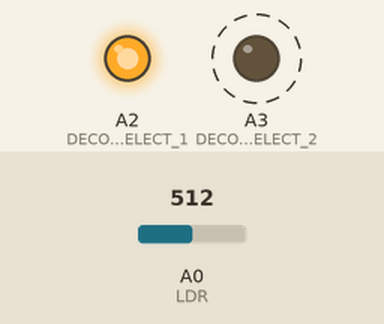
The sketch below on a simulated Arduino Uno, built with avr-gcc and run on an emulated ATmega328P. Shown: output pins drawn as LEDs (lit = HIGH). Dashed ring = blinking. Inputs (shaded band) come from the test bench; at power-on: A0 (LDR) = 512. What the sketch prints to the serial monitor is not drawn.

Above: at 17.9 s.
At 19.7 s:
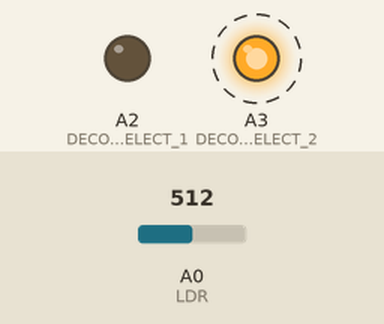
Timing chart, 0 to 20.8 s (numbered marks = the images above):
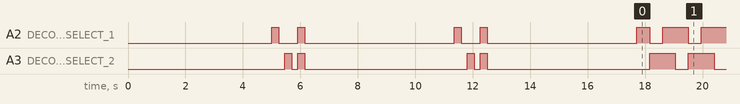

Measured:
- by itself, A2 (DECODER_SELECT_1): HIGH → LOW at 5.3 s, → HIGH 0.65 s later, → LOW 0.25 s later, → HIGH 5.2 s later, … (174 changes in this stretch)
- by itself, A3 (DECODER_SELECT_2): HIGH → LOW at 5.7 s, → HIGH 0.20 s later, → LOW 0.25 s later, → HIGH 5.7 s later, … (173 changes in this stretch)
- by itself, everything shown: repeats every 1.4 s, in 3 steps

The sketch:

colour_sensor_calibration.ino
```cpp
#define RGB_WAIT 200 // Delay before the next RGB colour turns on to allow LDR to stabilise (in milliseconds)
#define LDR_WAIT 10 // Delay before taking another LDR reading (in milliseconds)
#define SAMPLE_DELAY 5000 // Delay to get sample ready (in milliseconds)
#define LDR 0 // LDR sensor pin at A0
#define LDR_NO_OF_READINGS 5
#define LOW 0
#define HIGH 255

// Define decoder select pins
#define DECODER_SELECT_1 A2
#define DECODER_SELECT_2 A3
int decoderSelect1Array[] = {HIGH, LOW, HIGH};
int decoderSelect2Array[] = {LOW, HIGH, HIGH};

// Arrays to hold RGB values
float colourArray[] = {0, 0, 0};
float whiteArray[] = {0, 0, 0};
float blackArray[] = {0.0, 0.0, 0.0};
float greyDiff[] = {0.0, 0.0, 0.0};

// For formatting values printed
char colourStr[3][5] = {"R = ", "G = ", "B = "};
char intToColour[6][7] = {
  "WHITE ",
  "RED   ",
  "ORANGE",
  "GREEN ",
  "BLUE  ",
  "PURPLE"
};

int idealRGBValues[6][3] = {
  {251, 255, 255}, // White
  {225, 57, 42}, // Red
  {249, 116, 54}, // Orange
  {53, 112, 59}, // Green
  {70, 166, 223}, // Blue
  {107, 107, 150} // Purple
};
#define INITIAL_MARGIN 20
int margin = INITIAL_MARGIN; // Margin of error when comparing detected RGB values to ideal RGB values

// Function to normalise RGB values to between 0 and 255 (inclusive)
int normaliseRGB(int value) {
  if (value < 0) {
    return 0;
  }
  if (value > 255) {
    return 255;
  }
  return value;
}

// Function to match current RGB values to a specific colour's RGB values
bool colourMatch(int colour) {
  for (int rgb = 0; rgb < 3; rgb += 1) {
    if (colourArray[rgb] < idealRGBValues[colour][rgb] - margin ||
      colourArray[rgb] > idealRGBValues[colour][rgb] + margin) {
      return false; // Return false if one of the RGB values are not within the margin of error
    }
  }
  return true; // Return true if all RGB values are within the margin of error
}

// Function to get the colour that matches the detected RGB values
int getColour() {
  // Attempt to match detected RGB values to all colours
  for (int colour = 0; colour < 6; colour += 1) {
    if (colourMatch(colour)) {
      return colour; // Return colour if the current colour matches the detected RGB values
    }
  }
  return -1; // Return -1 if no colours match the detected RGB values
}

// Function that returns the average reading for the requested number of times of LDR scanning
int getAvgReading(int times) {
  int total = 0;

  // Take the reading as many times as requested and add them up
  for (int i = 0; i < times; i += 1) {
    int reading = analogRead(LDR);
    total += reading;
    delay(LDR_WAIT);
  }
  // Calculate the average and return it
  return total / times;
}

// Function that detects the current RGB values of the colour beneath the mBot and stores them in colourArray
int readColour() {
  // Turn on one colour at a time and LDR reads 5 times for each colour
  for (int c = 0; c < 3; c += 1) {
    Serial.print(colourStr[c]);

    // Set decoder select pins to the appropriate voltages to turn on current RGB LED
      digitalWrite(DECODER_SELECT_1, decoderSelect1Array[c]);
      digitalWrite(DECODER_SELECT_2, decoderSelect2Array[c]);

      // Delay before the next RGB colour turns on to allow LDR to stabilise
      delay(RGB_WAIT);

      // Get the average of 5 consecutive readings for the current colour
      colourArray[c] = getAvgReading(LDR_NO_OF_READINGS);

      // Average reading returned minus the lowest value, divided by the maximum possible range,
      // multiplied by 255, will give a value between 0 and 255 (inclusive),
      // representing the value for the current reflectivity (i.e. the colour the LDR is exposed to)
      colourArray[c] = (colourArray[c] - blackArray[c]) / (greyDiff[c]) * 255;

      // Delay before the next RGB colour turns on to allow LDR to stabilise
      delay(RGB_WAIT);

      // Normalise detected RGB values to between 0 and 255 (inclusive)
      for (int c = 0; c < 3; c += 1) {
        colourArray[c] = normaliseRGB(int(colourArray[c]));
      }

    // Print the value for the current colour LED, which corresponds to either the R, G or B of the RGB code
    Serial.print(int(colourArray[c]));
    Serial.print(", ");
  }
  Serial.println();

  return getColour();
}

// Function to set white balance and black balance (calibration)
void setBalance() {
  // Scan the white sample and set white balance
  Serial.println("Put White Sample For Calibration...");
  delay(SAMPLE_DELAY); // Delay for five seconds to get sample ready

  // Go through one colour at a time, set the maximum reading for each colour - red, green and blue to the white array
  for (int c = 0; c < 3; c += 1) {
    // Set decoder select pins to the appropriate voltages to turn on current RGB LED
    digitalWrite(DECODER_SELECT_1, decoderSelect1Array[c]);
    digitalWrite(DECODER_SELECT_2, decoderSelect2Array[c]);

    // Delay before the next RGB colour turns on to allow LDR to stabilise
    delay(RGB_WAIT);

    // Get the average of 5 consecutive readings for white
    whiteArray[c] = getAvgReading(LDR_NO_OF_READINGS);

    // Turn off RGB LEDs after readings are taken
    digitalWrite(DECODER_SELECT_1, LOW);
    digitalWrite(DECODER_SELECT_2, LOW);

    // Delay before the next RGB colour turns on to allow LDR to stabilise
    delay(RGB_WAIT);
  }

  // Scan black sample and set black balance
  Serial.println("Put Black Sample For Calibration...");
  delay(SAMPLE_DELAY); // Delay for five seconds to get sample ready

  // Go through one colour at a time, set the minimum reading for red, green and blue to the black array
  for (int c = 0; c < 3; c += 1) {
    // Set decoder select pins to the appropriate voltages to turn on current RGB LED
    digitalWrite(DECODER_SELECT_1, decoderSelect1Array[c]);
    digitalWrite(DECODER_SELECT_2, decoderSelect2Array[c]);

    // Delay before the next RGB colour turns on to allow LDR to stabilise
    delay(RGB_WAIT);

    // Get the average of 5 consecutive readings for black
    blackArray[c] = getAvgReading(LDR_NO_OF_READINGS);

    // Turn off RGB LEDs after readings are taken
    digitalWrite(DECODER_SELECT_1, LOW);
    digitalWrite(DECODER_SELECT_2, LOW);

    // Delay before the next RGB colour turns on to allow LDR to stabilise
    delay(RGB_WAIT);

    // The difference between the maximum and the minimum gives the range
    greyDiff[c] = whiteArray[c] - blackArray[c];

    // Print blackArray and greyDiff for calibration
    Serial.println(blackArray[c]);
    Serial.println(greyDiff[c]);
  }

  // Delay another 5 seconds to get colour samples ready
  Serial.println("Colour Sensor Is Ready!");
  delay(SAMPLE_DELAY);
}

void setup() {
  // Initialise decoder select pins
  pinMode(DECODER_SELECT_1, OUTPUT);
  pinMode(DECODER_SELECT_2, OUTPUT);
  digitalWrite(DECODER_SELECT_1, LOW);
  digitalWrite(DECODER_SELECT_2, LOW);

  Serial.begin(9600); // Begin serial communication
  setBalance(); // Calibration
}

void loop() {
  int colour = readColour();
  Serial.println(colour);

  // Print colour name
  if (colour >= 0) {
    Serial.println(intToColour[colour]);
  }
}
```
